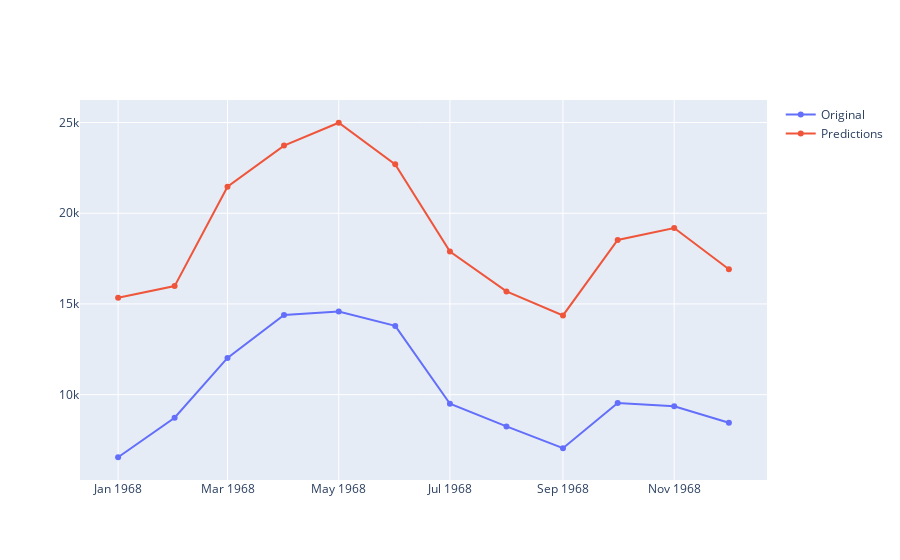
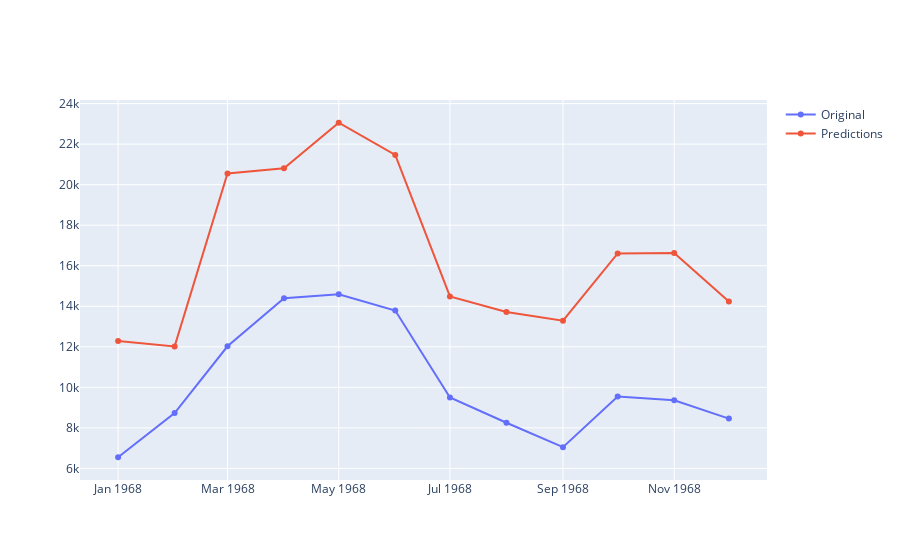

These figures' notebook cell, in order:
### Code cell
df1 = df.copy()
avg_vals_mnth = df1[0:-12].groupby('mnth')['Sales'].mean() # ищу среднее на трейновой части сета, что бы данняе из теста не попали сюда
df1 = df1.assign(mnth_avg=df1['mnth'].map(avg_vals_mnth)) # а соотношени делаю на веаь сет

mod_lin = LinearRegression()  
mod_rf = RandomForestRegressor()

features = ['mnth','year','mnth_avg']

a = modeling(mod_lin, df1, features, picture=True, metrics= False) 
metrics_result_table.loc[len(metrics_result_table.index)] = ['LinearRegression', 'just mnth_avg', a[0], a[1]]

a = modeling(mod_rf, df1, features, picture=True, metrics= False) 
metrics_result_table.loc[len(metrics_result_table.index)] = ['RandomForestRegressor', 'just mnth_avg', a[0], a[1]]

metrics_result_table
